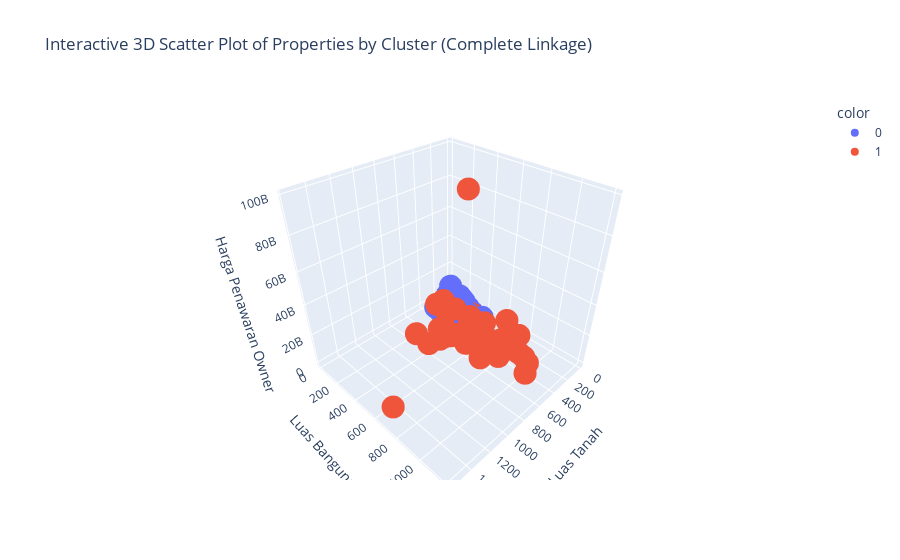

Source (notebook cell):
### Code cell
import plotly.express as px

# Define the columns for the 3D scatter plot
x_col = 'Luas Tanah'
y_col = 'Luas Bangunan'
z_col = 'Harga Penawaran Owner'

# Create an interactive 3D scatter plot using Plotly Express
fig = px.scatter_3d(df,
                    x=x_col,
                    y=y_col,
                    z=z_col,
                    color=df['Agglo'].astype(str), # Color points by Agglo cluster, explicitly as string for discrete colors
                    title='Interactive 3D Scatter Plot of Properties by Cluster (Complete Linkage)')

fig.show()

### Figure 1 — Plotly figure (JSON) as saved in the notebook; plotly's stock layout.template omitted (floating-point values rounded to 4 significant figures; data arrays with more than 128 entries replaced by an {"elided": "..."} marker saying what was removed)
{"data": [{"hovertemplate": "color=0<br>Luas Tanah=%{x}<br>Luas Bangunan=%{y}<br>Harga Penawaran Owner=%{z}<extra></extra>", "legendgroup": "0", "marker": {"color": "#636efa", "symbol": "circle"}, "mode": "markers", "name": "0", "scene": "scene", "showlegend": true, "type": "scatter3d", "x": {"elided": "252 int values"}, "y": {"elided": "252 int values"}, "z": {"elided": "252 int values"}}, {"hovertemplate": "color=1<br>Luas Tanah=%{x}<br>Luas Bangunan=%{y}<br>Harga Penawaran Owner=%{z}<extra></extra>", "legendgroup": "1", "marker": {"color": "#EF553B", "symbol": "circle"}, "mode": "markers", "name": "1", "scene": "scene", "showlegend": true, "type": "scatter3d", "x": [350, 450, 420, 312, 352, 343, 522, 600, 660, 450, 845, 240, 425, 390, 616, 1561, 600, 792, 573, 390, 900, 364, 600, 495, 264, 375, 330, 240, 754, 942, 360, 480, 330, 850, 864, 343, 600, 479, 450, 631, 450, 320, 450, 395, 626, 500, 972, 942, 436, 240, 1000, 580, 594, 450, 678, 450], "y": [600, 530, 570, 500, 367, 601, 1000, 600, 550, 620, 1200, 350, 850, 500, 900, 750, 700, 509, 400, 920, 1100, 450, 700, 750, 360, 600, 550, 400, 530, 635, 500, 300, 750, 450, 600, 601, 800, 600, 450, 631, 600, 445, 600, 400, 350, 432, 440, 635, 659, 425, 1000, 1100, 1100, 650, 528, 650], "z": [5000000000, 10800000000, 4500000000, 5500000000, 8250000000, 12000000000, 18000000000, 99000000000, 12999999999, 15500000000, 39999990000, 2750000000, 8000000000, 13500000000, 13800000000, 14000000000, 16999999999, 19999999000, 20055000000, 20500000000, 58000000000, 9500000000, 16500000000, 5500000000, 5900000000, 5690000000, 7900000000, 5800000000, 14000000000, 25000000000, 10500000000, 19500000000, 6350000000, 8500000000, 28500000000, 12000000000, 16000000000, 8690000000, 3980000000, 9400000000, 7350000000, 8500000000, 14500000000, 4800000000, 24000000000, 20000000000, 20000000000, 25000000000, 6500000000, 6100000000, 35000000000, 19000000000, 12500000000, 13900000000, 11500000000, 15000000000]}], "layout": {"legend": {"title": {"text": "color"}, "tracegroupgap": 0}, "scene": {"domain": {"x": [0, 1], "y": [0, 1]}, "xaxis": {"title": {"text": "Luas Tanah"}}, "yaxis": {"title": {"text": "Luas Bangunan"}}, "zaxis": {"title": {"text": "Harga Penawaran Owner"}}}, "title": {"text": "Interactive 3D Scatter Plot of Properties by Cluster (Complete Linkage)"}}}
